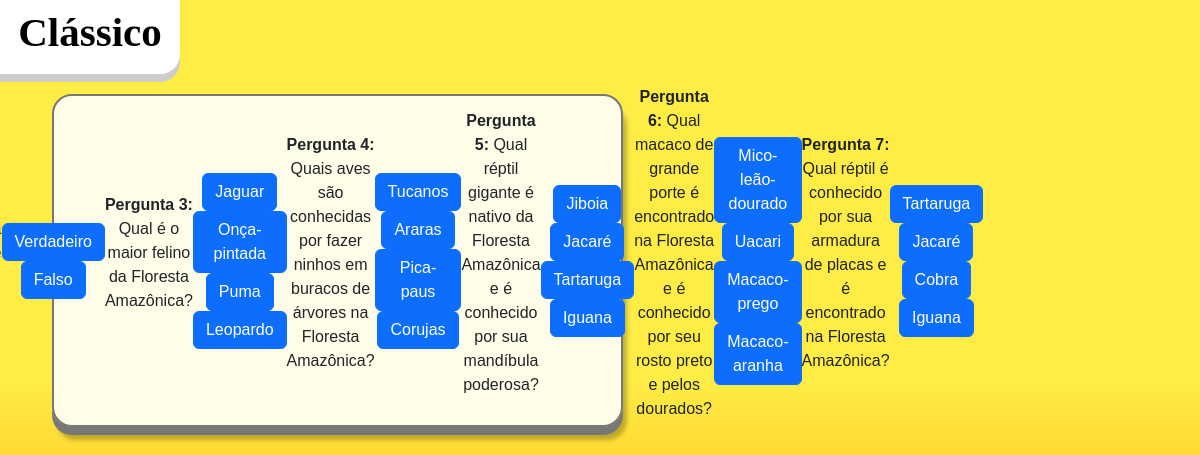
/Bem_ti_Quiz/quiz-classico.php, run on the app's committed database.
### tables this page shows
CREATE TABLE `respostas` (
  `id` int(11) NOT NULL,
  `resposta` text NOT NULL,
  `pergunta_id` int(11) DEFAULT NULL,
  `correta` tinyint(1) NOT NULL
);

CREATE TABLE `perguntas` (
  `id` int(11) NOT NULL,
  `pergunta` text NOT NULL,
  `id_categorias` int(11) NOT NULL
);

### Bem_ti_Quiz/quiz-classico.php (the view, shortened to what this page needs)
<!DOCTYPE html>
<html lang="pt-br">
<head>
    <link href="https://cdn.jsdelivr.net/npm/bootstrap@5.3.1/dist/css/bootstrap.min.css" rel="stylesheet"
>
    <link href="Css/Style.css" rel="stylesheet" />
</head>
<body>
    <div class="rodape">
        <h1 class="texto-rodape">Clássico</h1>
    </div>
    <div class="container centered-container">
        <?php
        $servername = "localhost";
        $username = "root";
        $password = "";
        $database = "bemtequiz";
        $conn = new mysqli($servername, $username, $password, $database);
        $sqlPerguntas = "SELECT id, pergunta FROM perguntas WHERE id_categorias = 1";
        $resultPerguntas = $conn->query($sqlPerguntas);
        if ($resultPerguntas->num_rows > 0) {
            $perguntaIds = [];
            while ($rowPergunta = $resultPerguntas->fetch_assoc()) {
                $perguntaIds[] = $rowPergunta["id"];
            }
        } else {
            echo "Nenhuma pergunta encontrada para a categoria 'Fauna'.";
        }
        if (!empty($perguntaIds)) {
            $sqlRespostas = "SELECT id, resposta, correta FROM respostas WHERE pergunta_id = ?";
            $stmt = $conn->prepare($sqlRespostas);
            $stmt->bind_param("i", $perguntaId);
            echo "<div class='quadro-quiz'>";
            $perguntaNum = 1;
            foreach ($perguntaIds as $perguntaId) {
                $sqlPergunta = "SELECT pergunta FROM perguntas WHERE id = $perguntaId";
                $resultPergunta = $conn->query($sqlPergunta);
                if ($resultPergunta->num_rows > 0) {
                    $rowPergunta = $resultPergunta->fetch_assoc();
                }
                echo "<div class='pergunta' id='pergunta-" . $perguntaNum . "'>";
                echo "<p><strong>Pergunta " . $perguntaNum . ":</strong> " . $rowPergunta["pergunta"] . "</p>";
                echo "</div>";
                echo "<div class='respostas'>";
                $stmt->execute();
                $resultRespostas = $stmt->get_result();
                if ($resultRespostas->num_rows > 0) {
                    while ($rowResposta = $resultRespostas->fetch_assoc()) {
                        echo '<button class="btn btn-primary resposta" data-pergunta="pergunta-' . $perguntaNum . '" data-correta="' . $rowResposta["correta"] . '">' . $rowResposta["resposta"] . '</button>';
                    }
                } else {
                    echo "Nenhuma resposta encontrada.";
                }
                echo "</div>";
                $perguntaNum++;
            }
            echo "</div>";
        }
        ?>
    </div>
</body>
</html>

### Bem_ti_Quiz/Css/Style.css (style rules this page uses)
body { font-family: Arial, sans-serif; background: linear-gradient(0deg, #FFBF1C 30%, #FFEC44 52%); text-align: center; margin: 0; overflow-x: auto; overflow-y: auto; background-repeat: no-repeat; background-position: right top; background-attachment: fixed; }
.rodape { width: 15%; height: 74px; background: #FFF; border-radius: 0 0 20px 0; box-shadow: 0 8px 0 0 #CDCDCD; display: flex; align-items: center; justify-content: center; }
.texto-rodape { font-family: 'Be Vietnam Pro'; color: #000; text-align: center; font-size: 41px; font-weight: 600; }
.container { margin-top: 20px; }
.quadro-quiz { width: 100%; max-width: 571px; height: 333px; background: rgba(255, 255, 255, 0.88); border: 2px solid #777; border-radius: 20px; box-shadow: 0 8px 0 0 #777, 4px 13px 4px 0 rgba(0, 0, 0, 0.25); display: flex; align-items: center; justify-content: center; padding: 10px; margin: 10px; }

### data on the page
respostas: resposta "Verdadeiro"
respostas: resposta "Falso"
perguntas: pergunta "Qual é o maior felino da Floresta Amazônica?"
respostas: resposta "Jaguar"
respostas: resposta "Onça-pintada"
respostas: resposta "Puma"
respostas: resposta "Leopardo"
perguntas: pergunta "Quais aves são conhecidas por fazer ninhos em buracos de árvores na Floresta Amazônica?"
respostas: resposta "Tucanos"
respostas: resposta "Araras"
respostas: resposta "Pica-paus"
respostas: resposta "Corujas"
perguntas: pergunta "Qual réptil gigante é nativo da Floresta Amazônica e é conhecido por sua mandíbula poderosa?"
respostas: resposta "Jiboia"
respostas: resposta "Jacaré"
respostas: resposta "Tartaruga"
respostas: resposta "Iguana"
perguntas: pergunta "Qual macaco de grande porte é encontrado na Floresta Amazônica e é conhecido por seu rosto preto e pelos dourados?"
respostas: resposta "Mico-leão-dourado"
respostas: resposta "Uacari"
respostas: resposta "Macaco-prego"
respostas: resposta "Macaco-aranha"
perguntas: pergunta "Qual réptil é conhecido por sua armadura de placas e é encontrado na Floresta Amazônica?"
respostas: resposta "Tartaruga"
respostas: resposta "Jacaré"
respostas: resposta "Cobra"
respostas: resposta "Iguana"
